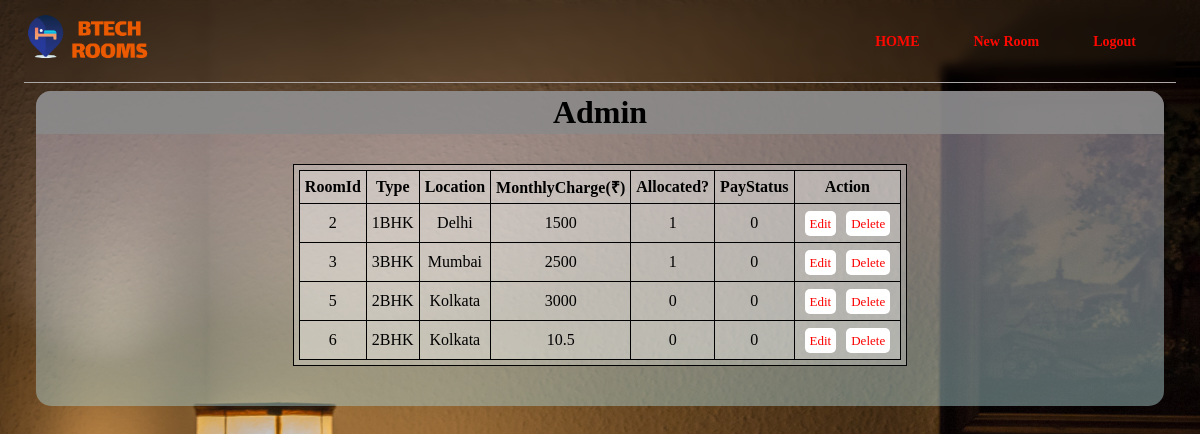
The page /admin.php (signed in) on the database its author committed.
### tables this page shows
CREATE TABLE `rooms` (
  `roomId` int(11) NOT NULL,
  `roomType` varchar(20) NOT NULL,
  `roomLocation` varchar(100) NOT NULL,
  `monthlyCharge` float NOT NULL DEFAULT 0,
  `roomAllocated` int(11) NOT NULL DEFAULT 0,
  `paymentStatus` int(11) NOT NULL DEFAULT 0,
  `roomAdditionTime` datetime NOT NULL DEFAULT current_timestamp()
);

### admin.php (the view, shortened to what this page needs)
<?php
include("includes/config.php");
?>
<!DOCTYPE html>
<html lang="en">
<head>
    <link rel="stylesheet" href="assets/css/style.css">
</head>
<body>
    <div class="container">
        <div class="navbar">
            <a href="index.php"><img src="assets/images/logo.png" class="logo" alt="logo"></a>
            <nav>
                <ul id="menuList">
                    <li><a href="index.php">HOME</a></li>
                    <li><a href="newRoom.php">New Room</a></li>
                    <li><a href="login.php">Logout</a></li>
                </ul>
            </nav>
        </div>
        <div class="display-container">
            <div class="jumbotron heading">
                <h1 style="margin: 0 20px; text-align: center;">Admin</h1>
            </div>
            <div id="content" class="content">
            <?php
        $roomDetails = mysqli_query($con, "SELECT * FROM rooms");
        echo '<table class = "cssTable" >
                  <tr class= "tableHeader">
                    <th >RoomId</th>
                    <th >Type</th>
                    <th >Location</th>
                    <th >MonthlyCharge(₹)</th>
                    <th >Allocated?</th>
                    <th >PayStatus</th>
                    <th >Action</th>
                  </tr>';
                  while ($row = mysqli_fetch_array($roomDetails)) {
                    echo '<tr  align = "center">';
                      echo "<td>" . $row['roomId'] . "</td>";
                      echo "<td>" . $row['roomType'] . "</td>";
                      echo "<td>" . $row['roomLocation'] . "</td>";
                      echo "<td>" . $row['monthlyCharge'] . "</td>";
                      echo "<td>" . $row['roomAllocated'] . "</td>";
                      echo "<td>" . $row['paymentStatus'] . "</td>";
                      echo '<td>
                              <div class="roomAction">
                                <span>
                                  <a href="editRoom.php?id=' . $row["roomId"] . '">Edit</a>
                                </span>
                                <span>
                                  <a href="deleteRoom.php?id=' . $row["roomId"] . '" onclick = "return checkDelete()">Delete</a>
                                </span>
                              </div>
                            </td> ';
                    echo "</tr>";
                  }
                echo "</table>";
        ?>
            </div>
        </div>
</body>
</html>

### assets/css/style.css (style rules this page uses)
:root { --primaryColor: #ff0800; --blur: 10px; }
* { margin: 0; padding: 0; font-family: 'Lucida Grande', 'Lucida Sans Unicode'; }
a { text-decoration: none; color: var(--primaryColor); }
body { background-image: url("../images/background.jpg"); background-repeat: no-repeat; background-size: cover; }
.container { width: 100%; min-height: 100vh; padding: 0 2%; box-sizing: border-box; overflow: hidden; }
.navbar { width: 100%; display: flex; align-items: center; justify-content: center; border-bottom: solid #ada6a6 1px; backdrop-filter: blur(5px); }
.logo { width: 130px; cursor: pointer; }
nav { flex: 1; text-align: right; }
nav ul li { list-style: none; justify-content: center; align-items: center; display: inline-block; margin-right: 30px; }
nav ul li a { text-decoration: none; color: var(--primaryColor); padding: 10px; font-size: 14px; font-weight: bold; }
.jumbotron { display: flex; flex-wrap: wrap; padding: 3px; align-items: center; justify-content: center; width: 99.5%; margin-bottom: 30px; color: inherit; background-color: rgb(138 138 138 / 84%); }
.display-container { display: flex; flex-direction: column; align-items: center; justify-content: center; margin: 1vh 1vw; padding-bottom: 40px; background: linear-gradient(#e6d6f069, rgba(166, 202, 202, 0.486)); border-radius: 15px; overflow: hidden; }
.content { display: flex; flex-wrap: wrap; flex-direction: column; justify-content: center; }
.cssTable { display: flex; flex-direction: column; border-collapse: collapse; }
table, td, th { background: #ffffff40; padding: 5px; border: 1px solid rgb(0, 0, 0); }
.roomAction { display: flex; }
.roomAction span { padding: 5px; font-size: medium; }
.roomAction span a { padding: 5px; font-size: small; background-color: #fff; color: #fc0000; border-radius: 5px; }

### rows shown on the page
rooms: roomId "2", roomType "1BHK", roomLocation "Delhi", monthlyCharge "1500", roomAllocated "1", paymentStatus "0"
rooms: roomId "3", roomType "3BHK", roomLocation "Mumbai", monthlyCharge "2500", roomAllocated "1", paymentStatus "0"
rooms: roomId "5", roomType "2BHK", roomLocation "Kolkata", monthlyCharge "3000", roomAllocated "0", paymentStatus "0"
rooms: roomId "6", roomType "2BHK", roomLocation "Kolkata", monthlyCharge "10.5", roomAllocated "0", paymentStatus "0"
